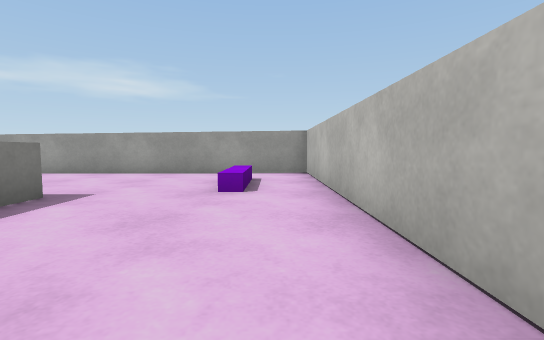
view 1 (above)

17 first-person views from a walk through a 3-D level made in the Unity game engine. The camera is 0.34 m above the floor, tilts 4° down and sees 85° across. The floor is counted in squares, 0.5 m on a side. Each view is taken from the middle of a square. On the plan, view 1 faces up. The plan holds only what a view shows up to about 9 squares ahead; the rest is blank. The player character is not drawn. Surface patterns are stand-ins for the level's own textures.

view 2
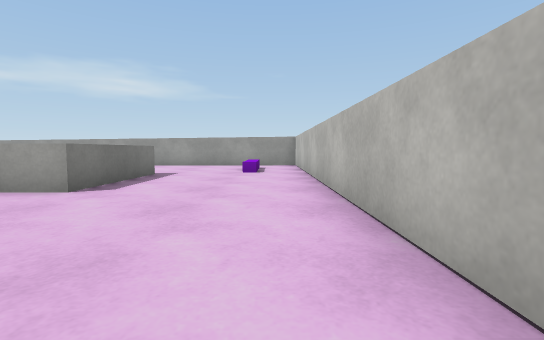

view 3
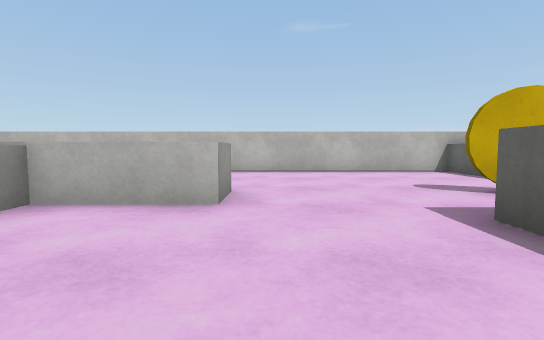

view 4
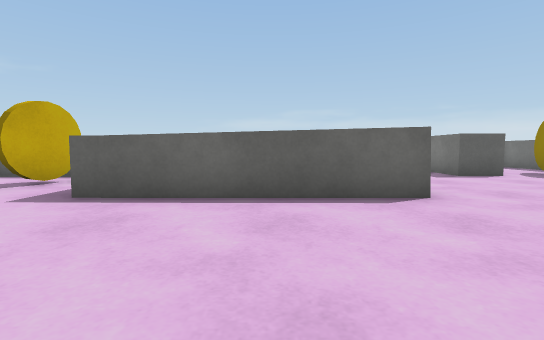

view 5
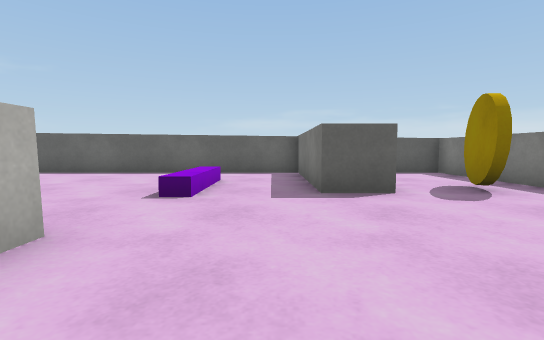

view 6
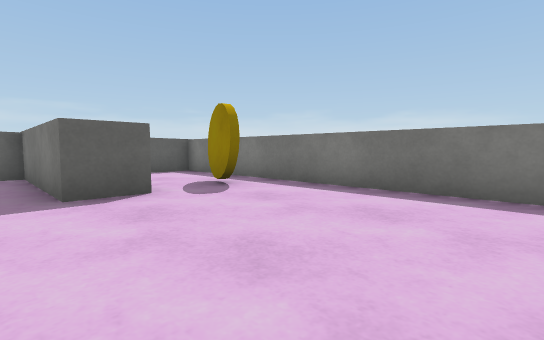

view 7
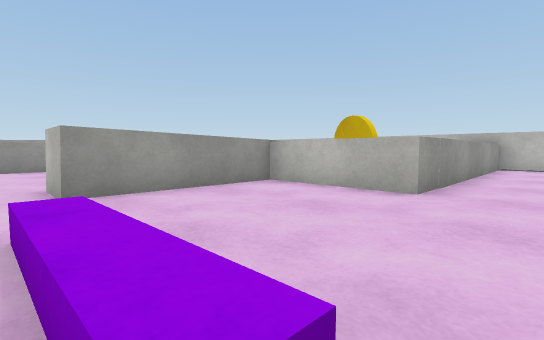

view 8
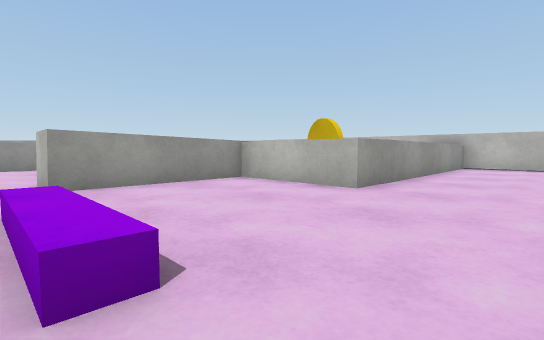

view 9
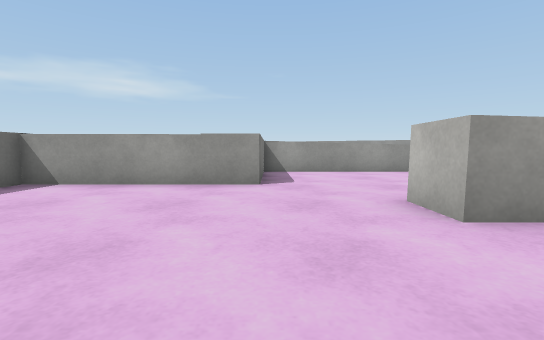

view 10
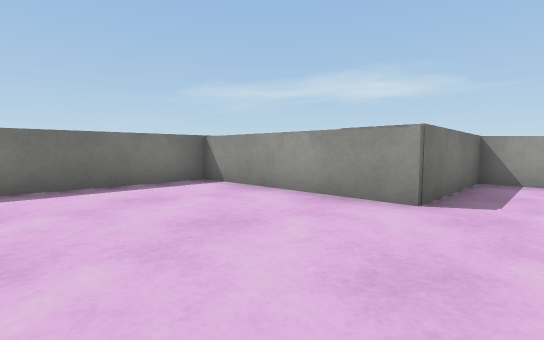

view 11
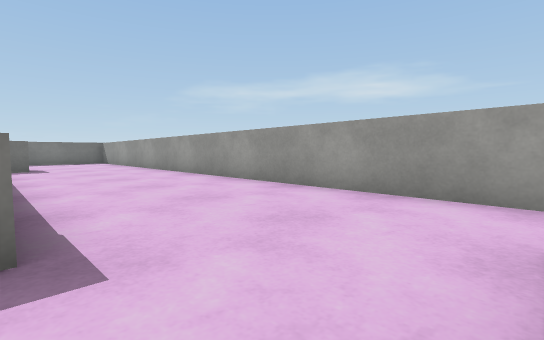

view 12
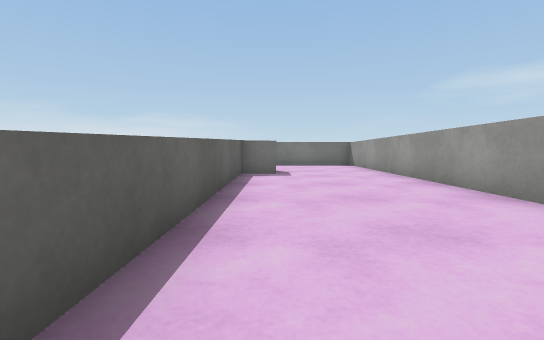

view 13
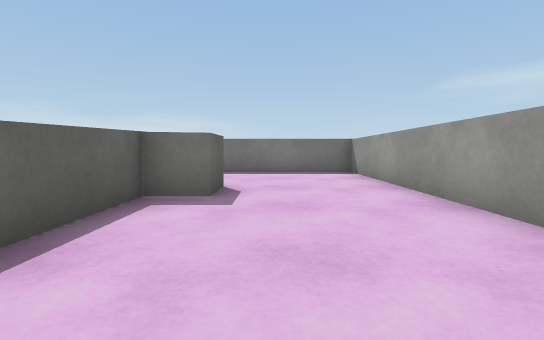

view 14
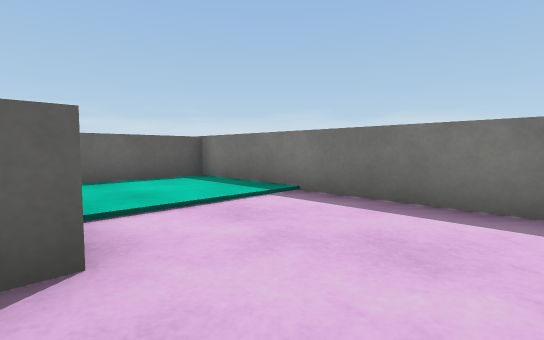

view 15
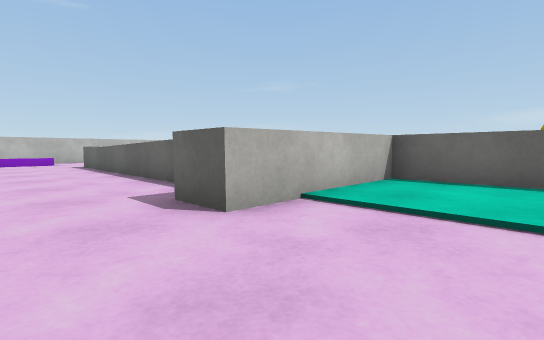

view 16
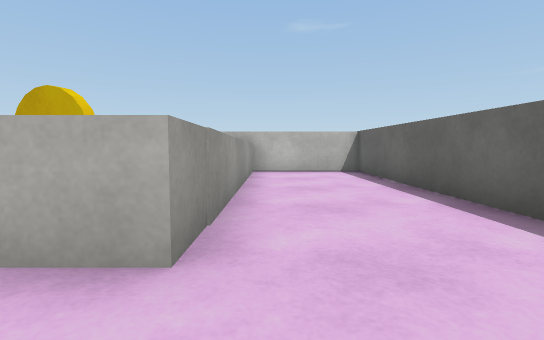

view 17
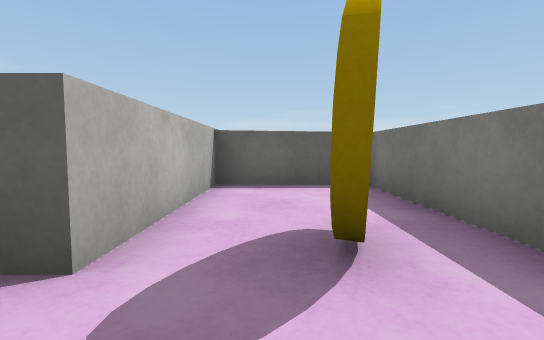

### Floor plan
Key: @ floor where view 1 was taken; # wall or solid block; x gap in a wall; . floor; = window, fence, low wall or low ledge; ^ raised ledge; C coin.
Columns run from 17 left of view 1 to 1 right of it. Each row starts with its distance up from view 1.
  8 ###################
  7 #...............x.#
  6 #...............=.#
  5 #...^...........=.#
  4 #...#^^^^^^^^^^...#
  3 #...##^^^^  ^^^...#
  2 #...##.... ..^^...#
  1 ######.......^^...#
  0 ######...........@#
 -1 #.................#
 -2 #......###^^......#
 -3 #......###^^^.....#
 -4 #..........^ C....#
 -5 #.....=....^  ^^^^#
 -6 #C.##.=....^^^^^^^#
 -7 #..##.=...........#
 -8 #..##.............#
 -9 #..##.............#
-10 ###################

Where each view was taken, in squares from view 1:
view 1: 0 up, 0 right, facing up
view 2: 4 down, 0 right, facing up
view 3: 0 up, 8 left, facing right
view 4: 2 up, 8 left, facing down
view 5: 1 down, 12 left, facing down
view 6: 1 down, 12 left, facing down-left
view 7: 8 down, 11 left, facing up-right
view 8: 9 down, 11 left, facing up-right
view 9: 6 down, 12 left, facing up
view 10: 4 down, 11 left, facing up-left
view 11: 4 up, 1 left, facing up-left
view 12: 5 up, 4 left, facing left
view 13: 6 up, 8 left, facing left
view 14: 7 up, 13 left, facing down-left
view 15: 7 up, 16 left, facing down-right
view 16: 7 down, 8 left, facing right
view 17: 4 down, 15 left, facing down
